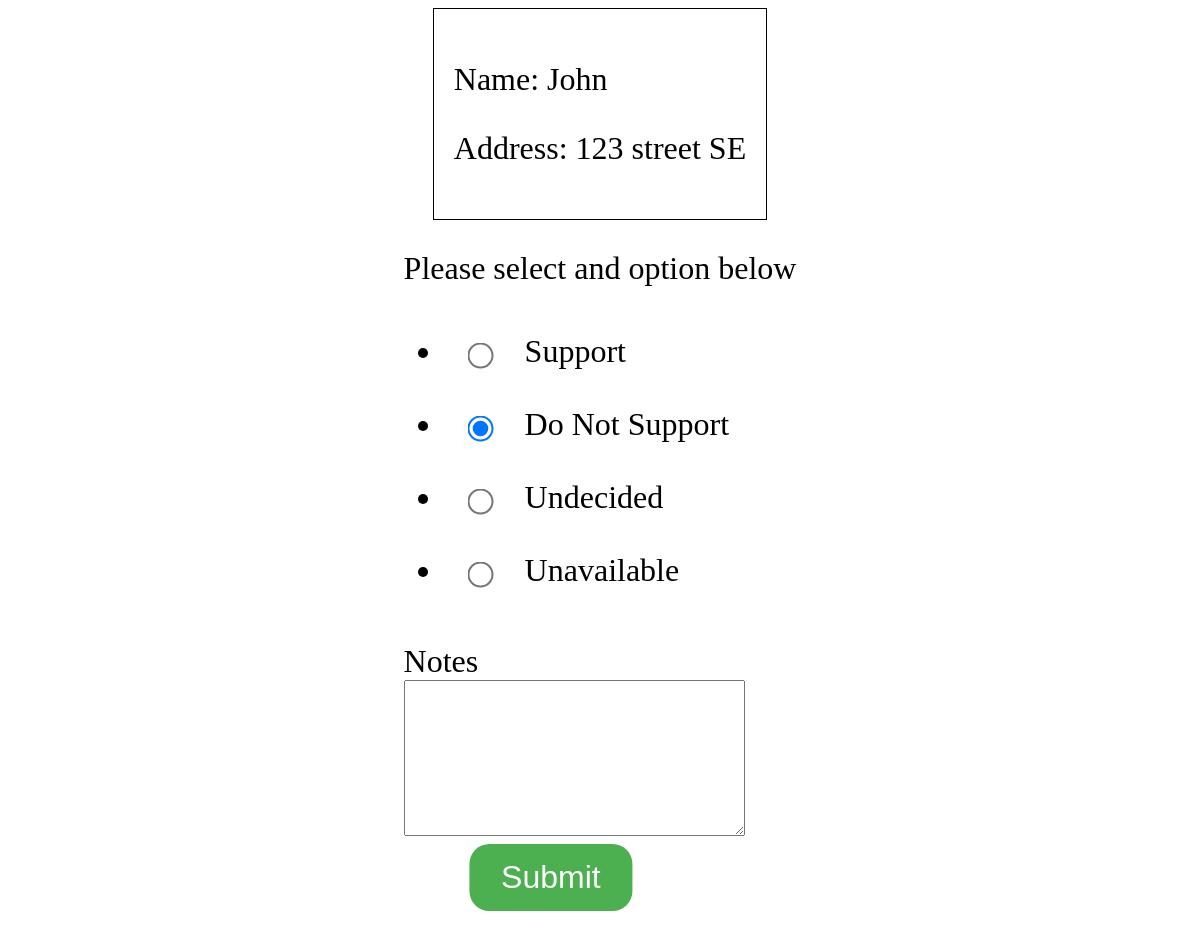
The page /survey/?id=2ee4dc49-b50d-418b-a2a2-121d12c964db on the database as committed earlier.
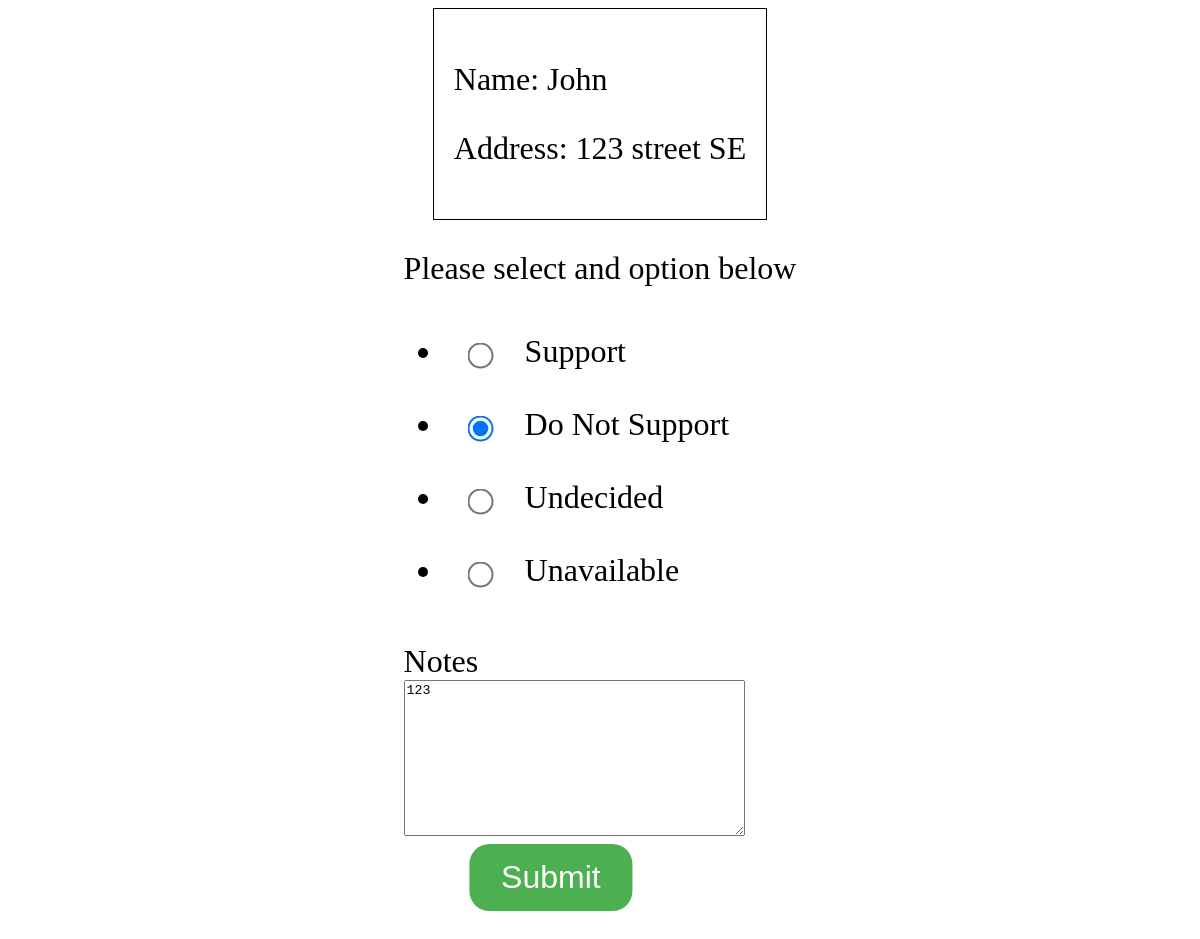
The same page on the database as committed later.
### votehelperapp/models.py (models this page shows)
class Voter(models.Model):
    id = models.UUIDField(primary_key=True, default=uuid.uuid4, editable=False)
    name = models.TextField()
    address = models.TextField()
    decision = models.CharField(max_length=20, blank=True)
    notes = models.TextField(blank=True)

### votehelperapp/views.py (the view, shortened to what this page needs)
# urls.py: path('survey/', views.survey, name='survey'),
def survey(request):
    form = VoterForm(request.POST or None, request.FILES or None)
    voterId = request.GET.get('id')
    if voterId != None:
        voter = Voter.objects.get(id=voterId)
        form = VoterForm(instance=voter)
    a = Voter.objects.filter(decision=1).count
    context = {'form': form, 'id':voterId, 'voter':voter}
    return render(request, "survey.html", context)

### votehelperapp/forms.py
class VoterForm(forms.ModelForm):
    decision = forms.ChoiceField(choices=CHOICES, widget=forms.RadioSelect())
    class Meta:
        model = Voter
        exclude = ['id', 'name', 'address']
        widgets = {
            "title": TextInput(attrs={
                "class": "form-group form",
            }),
        }

### votehelperapp/templates/survey.html (shortened to what this page needs)
<!DOCTYPE html>
<html lang="en">
<head>
    {% load static %}
    <link rel="stylesheet" type="text/css" href="{% static 'surveystyle.css' %}">
</head>
<body>
    <div class="voterinfo">
        <p>Name: {{ voter.name }}</p>
        <p>Address: {{ voter.address }}</p>
    </div>
    <div class="voteoptions">
        <form method="POST" enctype="multipart/form-data">
            <div class="form-group">
                <label>Please select and option below</label>
                {{ form.decision }}
            </div>
            <div>
                <label>Notes<br></label>
                {{ form.notes }}
            </div>
            <div style="margin-left:auto;margin-right:auto;">
                <button id="submitbutton" type="submit" >Submit</button>
            </div>
        </form>
    </div>
</body>
</html>

Rows that differ between the two databases and show on the page:
changed Voter "John": notes (not shown) → "123"
